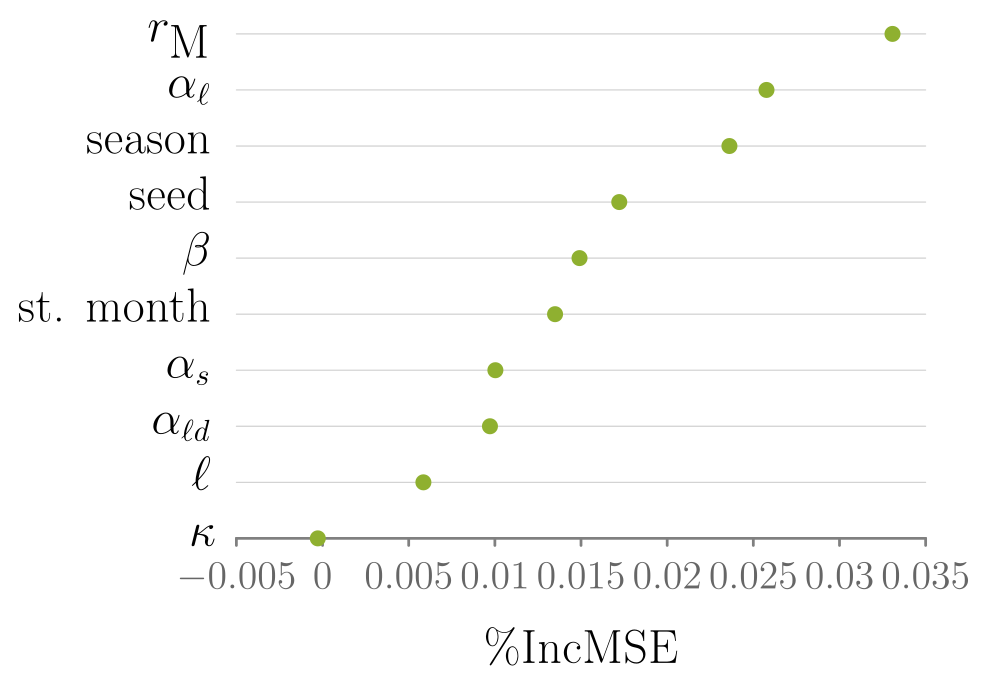

Generate this figure with gnuplot:
##### terminal
clear
# set loadpath '~/Dropbox/proj/gp/src'
set term tikz standalone size 12.5cm,8.75cm font ",14" gparrows scale 2,2 textscale 2
set datafile separator ','

##### output
set output 'rf_importance_long_mse.tex'

##### bg: bg color, axes, grid, tics
##### http://www.colourlovers.com/palette/268142/Danger_Mouse
Danger='#F84934'; # red
Shoes='#4D5E5F'; # grey
##### Rand Olson
roBlue='#1F77B4';
roRed='#D62728';
# border
set style line 21 lt 1 lc rgb '#808080' 
set border 1 back ls 21 lw 5
# grid
set style line 22 lt 2 lc rgb '#CCCCCC' lw 2
set style line 23 lt 2 lc rgb '#DDDDDD' lw 1
set grid ytics back ls 22
# tics
set tics textcolor rgb '#666666'
set tics nomirror out scale 1,.1
set ytics scale 0

##### load default linestyles
set style increment user
# taken care of in terminal
do for [i=1:15] { set style line i lt 1 lw 7 }

##### line colors
# mathematica default
DarkBlue= '#5e82b5'
Orange=   '#e09c24'
Green=    '#8fb030'
Red=      '#eb634f'
Purple=   '#8778b3'
Brown=    '#c46e1a'
LightBlue='#5c9ec7'
Yellow=   '#FDBF6F'
MATHEMATICA="#5e82b5 #e09c24 #8fb030 #eb634f #8778b3 #c46e1a #5c9ec7 #FDBF6F"
do for[i=1:8] {set style line i lc rgb word(MATHEMATICA,i)}
####

##### data style
set style data linespoints;
set style line 1 pt 5
set style line 2 pt 7
set style line 3 pt 13
set style line 4 pt 17
set style line 5 pt 4
set style line 6 pt 6
set style line 7 pt 12
set style line 8 pt 16
#
set pointintervalbox 4.5
do for [i=1:15] {set style line i ps 2.75 pi -1}

# NOTE: offsets should be a function of font sizes
##### key
set key t l Left spacing 3 width 5 opaque font ",16"

##### tics (note that tics are also set in theme)
set xtics font ",16" offset 0,-.1
set ytics font ",16" offset 1.5,-.2

##### plot
set title font ",16" "" offset -3,.3
set xlabel "\\%IncMSE" offset 0,-1 font ",16"
set ylabel "" offset -2,0 font ",16"


unset title;        set ytics textcolor 'black' offset .5,0;        set xtics font ",15";        set style data points;        set nokey;

plot '< gsort -t, -k2,2 -n -r ../results/rf/rf_importance_long.csv' u 2:(-$0):yticlabel(1) ls 3 pt 7

set term x11 reset;
